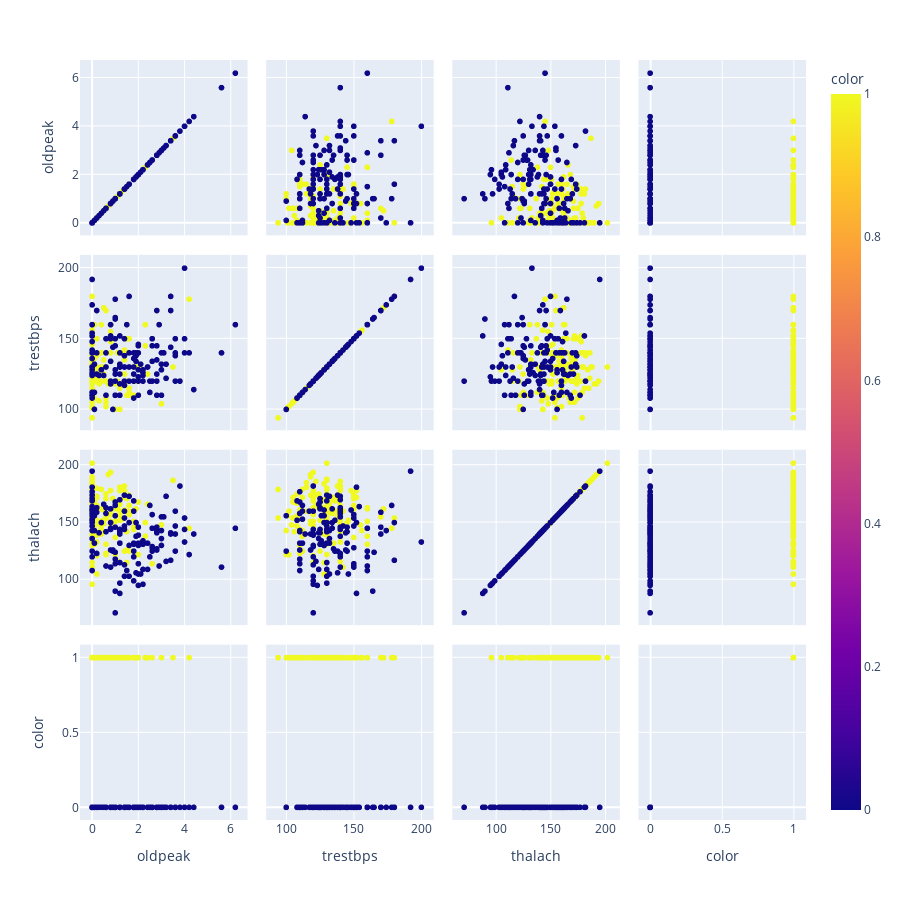

The notebook cell this image was saved under:
### Markdown cell above
## Visualization <a name="visualization"></a>

### Code cell
# with shrinked data
shrinked_df = heart_df_raw[["target", "oldpeak", "trestbps", "thalach"]]

fig = px.scatter_matrix(shrinked_df,
                    color=heart_df_raw["target"])
fig.update_layout(
    width=900,
    height=900,
)
fig.show()

### Figure 1 — Plotly figure (JSON) as saved in the notebook; plotly's stock layout.template omitted (floating-point values rounded to 4 significant figures; data arrays with more than 128 entries replaced by an {"elided": "..."} marker saying what was removed)
{"data": [{"dimensions": [{"axis": {"matches": true}, "label": "oldpeak", "values": {"elided": "303 float values"}}, {"axis": {"matches": true}, "label": "trestbps", "values": {"elided": "303 int values"}}, {"axis": {"matches": true}, "label": "thalach", "values": {"elided": "303 int values"}}, {"axis": {"matches": true}, "label": "color", "values": {"elided": "303 int values"}}], "hovertemplate": "%{xaxis.title.text}=%{x}<br>%{yaxis.title.text}=%{y}<br>color=%{marker.color}<extra></extra>", "legendgroup": "", "marker": {"color": {"elided": "303 int values"}, "coloraxis": "coloraxis", "symbol": "circle"}, "name": "", "showlegend": false, "type": "splom"}], "layout": {"coloraxis": {"colorbar": {"title": {"text": "color"}}, "colorscale": [[0, "#0d0887"], [0.1111, "#46039f"], [0.2222, "#7201a8"], [0.3333, "#9c179e"], [0.4444, "#bd3786"], [0.5556, "#d8576b"], [0.6667, "#ed7953"], [0.7778, "#fb9f3a"], [0.8889, "#fdca26"], [1, "#f0f921"]]}, "dragmode": "select", "height": 900, "legend": {"tracegroupgap": 0}, "margin": {"t": 60}, "width": 900}}
